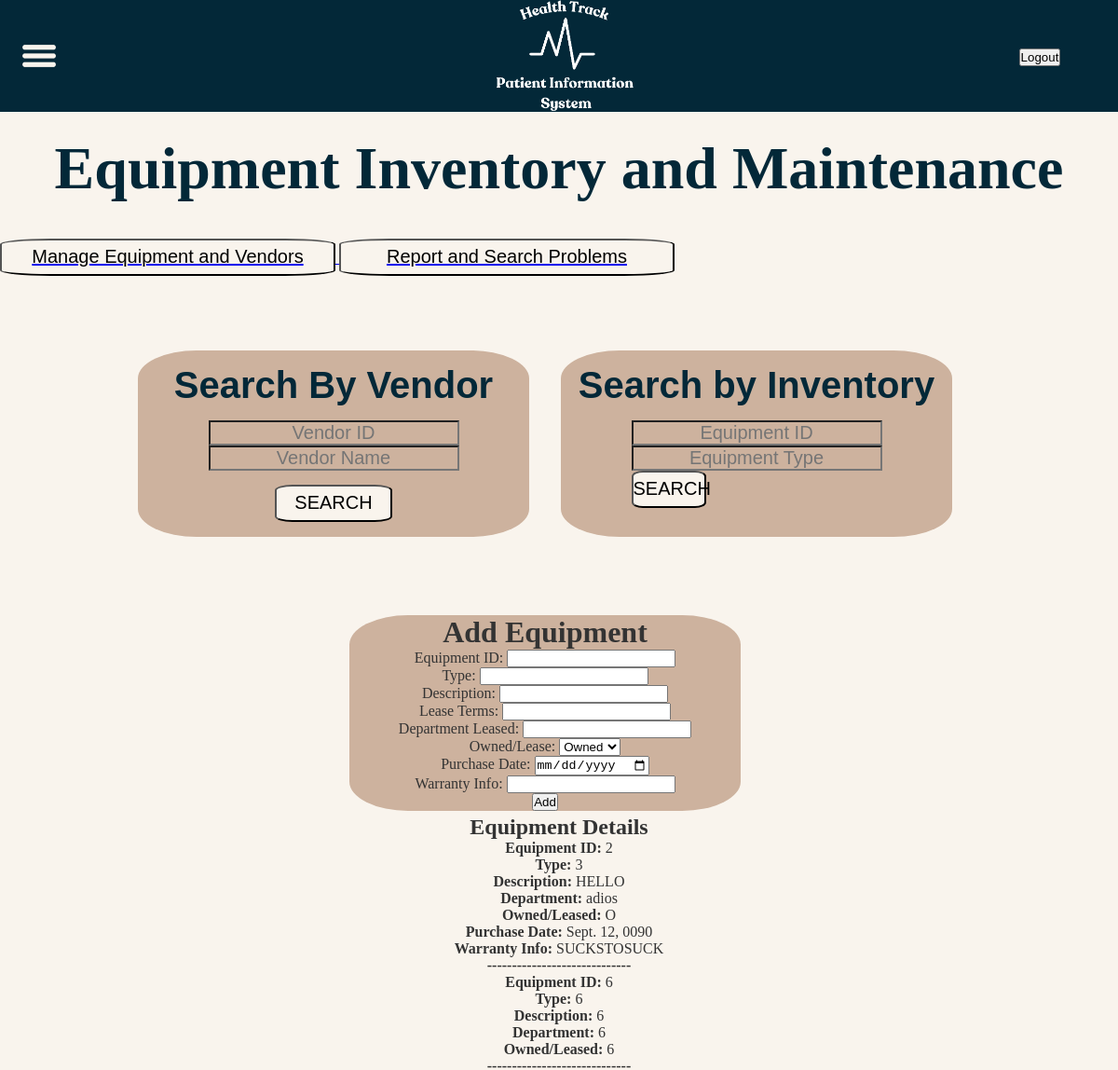
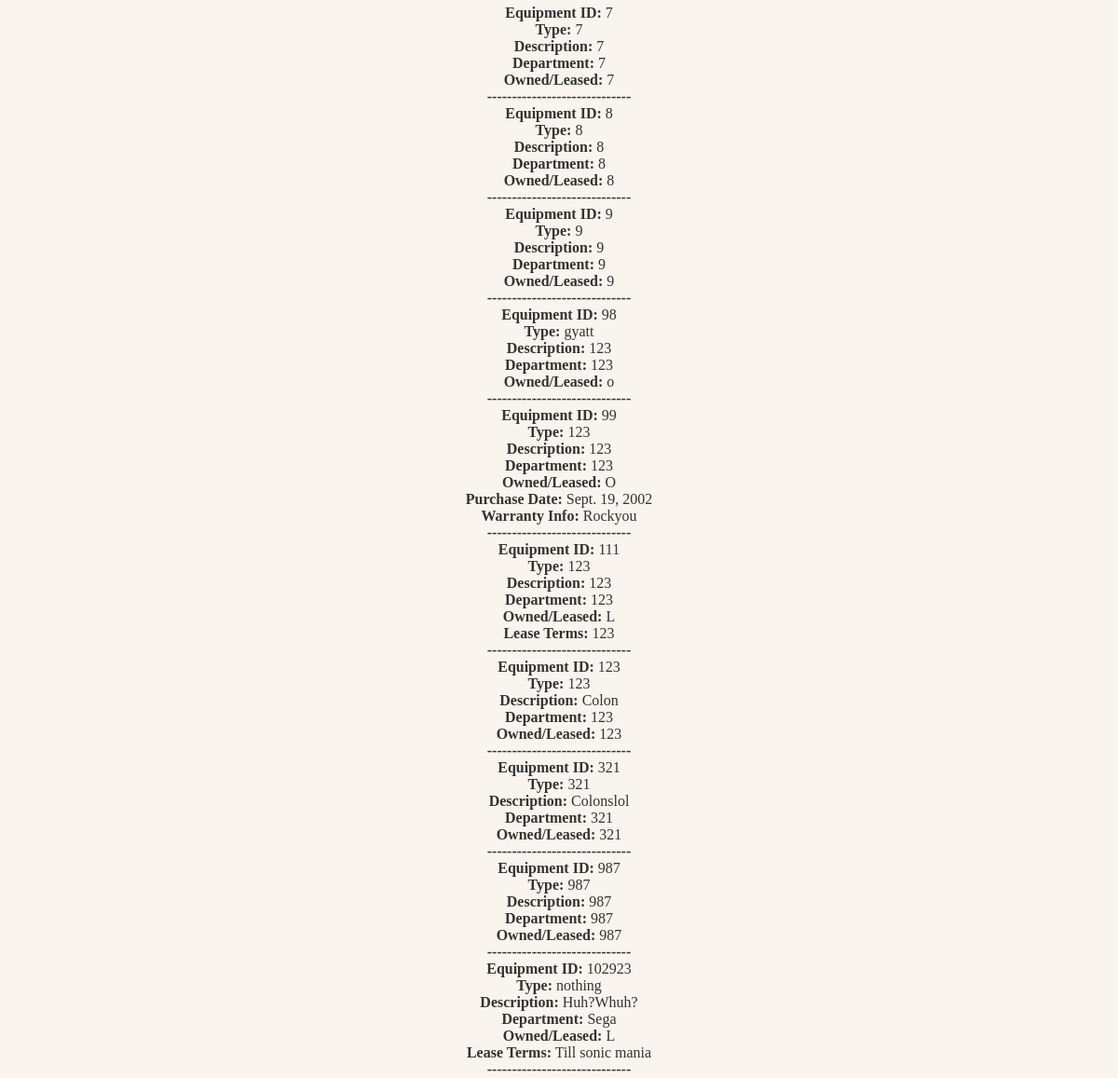
Screenshot of /equipment/ with the database file from the repository (2 pictures, top to bottom).
### sharedModels/models.py (models this page shows)
class Equipment(models.Model):
    equipmentid = models.IntegerField(db_column='EquipmentID', primary_key=True)  # Field name made lowercase.
    type = models.CharField(db_column='Type', max_length=45)  # Field name made lowercase.
    lease_terms = models.CharField(db_column='Lease Terms', max_length=45, blank=True,
                                   null=True)  # Field name made lowercase. Field renamed to remove unsuitable characters.
    description = models.CharField(db_column='Description', max_length=120, blank=True,
                                   null=True)  # Field name made lowercase.
    departmentleased = models.CharField(db_column='DepartmentLeased', max_length=45, blank=True,
                                        null=True)  # Field name made lowercase.
    owned_lease = models.CharField(db_column='Owned/Lease',
                                   max_length=1)  # Field name made lowercase. Field renamed to remove unsuitable characters.
    purchasedate = models.DateField(db_column='PurchaseDate', blank=True, null=True)  # Field name made lowercase.
    warenty_info = models.CharField(db_column='Warenty Info', max_length=120, blank=True,
                                    null=True)  # Field name made lowercase. Field renamed to remove unsuitable characters.
    class Meta:
        db_table = 'equipment'

### equipment/views.py (the view, shortened to what this page needs)
# urls.py: path('equipment/',EquipmentView.as_view(),name='equipment'),
class EquipmentView(View):
    def get(self, request):
        inventory_query = request.GET.get('equipmentid', '')  # Default to empty string if not found
        type_query = request.GET.get('type', '')
        filters = {}
        if inventory_query:
            filters['equipmentid'] = inventory_query
        if type_query:
            filters['type__icontains'] = type_query #icontains = case insensitive
        for f in filters:
            print(f"Filters: {f}")
        items = Equipment.objects.filter(**filters)
        if items.exists():
            results = []
            for item in items:
                if item.owned_lease == 'O':  # 'O' for Owned
                    extra_info = {
                        'purchasedate': item.purchasedate,
                        'warenty_info': item.warenty_info
                    }
                elif item.owned_lease == 'L':  # 'L' for Leased
                    extra_info = {
                        'lease_terms': item.lease_terms
                    }
                else:
                    extra_info = {}
                details = {
                    'equipmentid': item.equipmentid,
                    'type': item.type,
                    'description': item.description,
                    'departmentleased': item.departmentleased,
                    'owned_lease': item.owned_lease,
                    **extra_info
                }
                results.append(details)
            context = {'results': results, 'query_id': inventory_query, 'query_type': type_query}
        else:
            context = {'error': 'No equipment found matching the criteria.', 'query_id': inventory_query, 'query_type': type_query}
        return render(request, 'equipment.html', context)

### equipment/templates/equipment.html (shortened to what this page needs)
{% extends "baseTemplate.html" %}
{% load static %}
{% block page_css %}
    <link rel="stylesheet" href="{% static 'css/equipment.css' %}">
{% endblock %}
{% block content %}
<h1 class="equipment-title">Equipment Inventory and Maintenance</h1>
<a href="{% url 'manage_page' %}">
    <button class="type-button">Manage Equipment and Vendors</button>
</a>
<a href="{% url 'problems_page' %}">
    <button class="type-button">Report and Search Problems</button>
</a>
</div>
<div class="search-parent">
    <div class="vendor-background">
        <div class="vendor-title">Search By Vendor</div>
        <div class="vendor-input">
            <input class="vendor-id" type="text" placeholder="Vendor ID">
            <input class="vendor-name" type="text" placeholder="Vendor Name">
        </div>
        <button class="vendor-button">SEARCH</button>
    </div>
    <div class="inventory-background">
        <div class="inventory-title">Search by Inventory</div>
        <div class="inventory-interact">
            <form method="GET" action="{% url 'equipment' %}">
                <input class="inventory-id" type="text" name="equipmentid" placeholder="Equipment ID" value="{{ query_id }}">
                <input class="inventory-id" type="text" name="type" placeholder="Equipment Type" value="{{ query_type }}">
                <button class="inventory-button">SEARCH</button>
            </form>
        </div>
    </div>
</div>
<div class="search-parent">
    <div class="vendor-background">
        <h1>Add Equipment</h1>
        <form method="POST" action="">
            <label for="equipmentid">Equipment ID:</label>
            <input type="text" name="equipmentid" id="equipmentid" required><br>
            <label for="type">Type:</label>
            <input type="text" name="type" id="type" required><br>
            <label for="description">Description:</label>
            <input type="text" name="description" id="description"><br>
            <label for="lease_terms">Lease Terms:</label>
            <input type="text" name="lease_terms" id="lease_terms"><br>
            <label for="departmentleased">Department Leased:</label>
            <input type="text" name="departmentleased" id="departmentleased"><br>
            <label for="owned_lease">Owned/Lease:</label>
            <select name="owned_lease" id="owned_lease">
                <option value="O">Owned</option>
            </select>
            <br>
            <label for="purchasedate">Purchase Date:</label>
            <input type="date" name="purchasedate" id="purchasedate"><br>
            <label for="warenty_info">Warranty Info:</label>
            <input type="text" name="warenty_info" id="warenty_info"><br>
            <button type="submit">Add</button>
        </form>
    </div>
{% if results %}
    <h2>Equipment Details</h2>
    <ul>
        {% for item in results %}
            <li>
                <p><strong>Equipment ID:</strong> {{ item.equipmentid }}</p>
                <p><strong>Type:</strong> {{ item.type }}</p>
                <p><strong>Description:</strong> {{ item.description }}</p>
                <p><strong>Department:</strong> {{ item.departmentleased }}</p>
                <p><strong>Owned/Leased:</strong> {{ item.owned_lease }}</p>
                {% if item.purchasedate %}
                    <p><strong>Purchase Date:</strong> {{ item.purchasedate }}</p>
                {% endif %}
                {% if item.warenty_info %}
                    <p><strong>Warranty Info:</strong> {{ item.warenty_info }}</p>
                {% endif %}
                {% if item.lease_terms %}
                    <p><strong>Lease Terms:</strong> {{ item.lease_terms }}</p>
                {% endif %}
                <p><strong>-----------------------------</strong></p>
            </li>
        {% endfor %}
    </ul>
{% else %}
    <p>No equipment found.</p>
{% endif %}
</div>
{% endblock %}

### djangoProject/static/css/template.css (style rules this page uses)
* { margin: 0; padding: 0; box-sizing: border-box; }
body { font-family: "source-serif-pro", serif; font-weight: 400; font-style: normal; background-color: #f9f4ed; color: #333; }

### equipment/static/css/equipment.css (style rules this page uses)
.equipment-title { color:#032838; font-size: 64px; text-align: center; margin-bottom: 1cm; }
.type-button { display: inline; font-size: 20px; border-radius: 15%; outline-width: medium; background-color: #f9f4ed; min-height: 5vh; width: 30%; }
.search-parent { margin: auto; text-align: center; }
.vendor-background { margin-right: 30px; display: inline-block; background-color: #CDB29E; min-height: 25vh; width: 35vw; box-sizing: border-box; overflow: hidden; border-radius: 15%; margin-top: 10vh; }
.inventory-background { margin-right: 30px; display: inline-block; background-color: #CDB29E; min-height: 25vh; width: 35vw; box-sizing: border-box; overflow: hidden; border-radius: 15%; margin-top: 10vh; }
.vendor-title, .inventory-title { margin-top: 15px; margin-bottom: 15px; text-align: center; font-size: 40px; font-weight: bold; font-family: Arial, sans-serif; color: #032838; }
.vendor-input { text-align: center; margin-bottom: 15px; }
.vendor-id { text-align: center; font-size: 20px; color: #000000; background-color: transparent; display: inline-block; overflow: hidden; }
.vendor-name { font-size: 20px; text-align: center; color: #000000; background-color: transparent; display: inline-block; overflow: hidden; }
.inventory-interact { display: flex; flex-direction: column; align-items: center; gap: 15px; justify-content: center; }
.inventory-id { text-align: center; font-size: 20px; color: #000000; background-color: transparent; display: flex; overflow: hidden; }
.inventory-button { display: block; font-size: 20px; border-radius: 15%; outline-width: medium; background-color: #f9f4ed; min-height: 5vh; width: 30%; }
.vendor-button { font-size: 20px; border-radius: 15%; outline-width: medium; background-color: #f9f4ed; min-height: 5vh; width: 30%; }

### rows the page displays
Equipment: description "HELLO", departmentleased "adios", purchasedate "Sept. 12, 0090", warenty_info "SUCKSTOSUCK"
Equipment: equipmentid "6", type "6", description "6", departmentleased "6", owned_lease "6"
Equipment: equipmentid "7", type "7", description "7", departmentleased "7", owned_lease "7"
Equipment: equipmentid "8", type "8", description "8", departmentleased "8", owned_lease "8"
Equipment: equipmentid "9", type "9", description "9", departmentleased "9", owned_lease "9"
Equipment: type "gyatt", description "123", departmentleased "123"
Equipment: type "123", description "123", departmentleased "123", purchasedate "Sept. 19, 2002", warenty_info "Rockyou"
Equipment: type "123", description "123", departmentleased "123", lease_terms "123"
Equipment: type "123", description "Colon", departmentleased "123", owned_lease "123"
Equipment: type "321", description "Colonslol", departmentleased "321", owned_lease "321"
Equipment: type "987", description "987", departmentleased "987", owned_lease "987"
Equipment: type "nothing", description "Huh?Whuh?", departmentleased "Sega", lease_terms "Till sonic mania"

### other values shown
{{ item.equipmentid }} "2" "98" "99" "111" "123" "321" "987" "102923"
{{ item.type }} "3"
{{ item.owned_lease }} "O" "o" "O" "L" "L"
